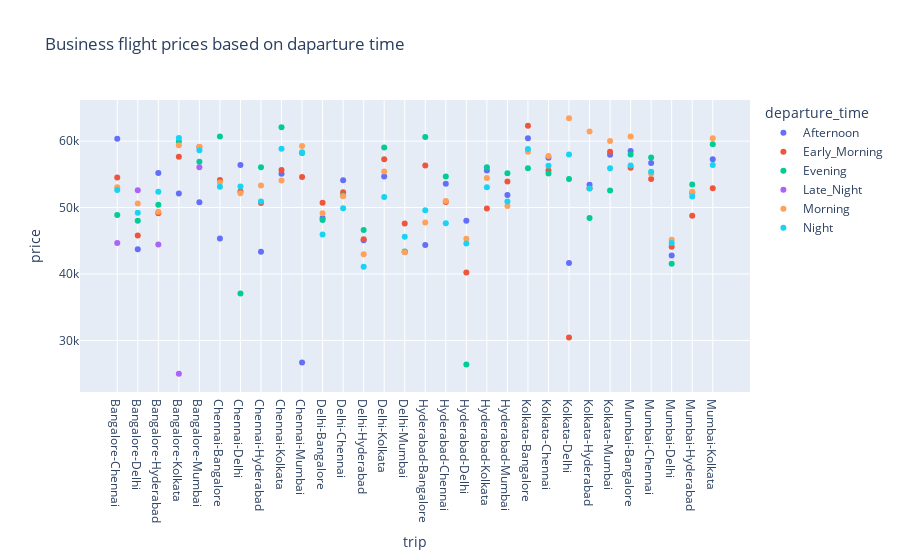

Notebook code cell kept with this figure:
### Code cell
busi= df[df['class']=='Business']
bus=busi.groupby(['trip','departure_time'],as_index=False).price.mean()
df_bus=pd.DataFrame(bus)
df_bus. head(20)
px.scatter(df_bus, 
           x= 'trip',
           y= 'price',
           color= 'departure_time',
           title= 'Business flight prices based on daparture time'
           )

### Figure 1 — Plotly figure (JSON) as saved in the notebook; plotly's stock layout.template omitted (floating-point values rounded to 4 significant figures)
{"data": [{"hovertemplate": "departure_time=Afternoon<br>trip=%{x}<br>price=%{y}<extra></extra>", "legendgroup": "Afternoon", "marker": {"color": "#636efa", "symbol": "circle"}, "mode": "markers", "name": "Afternoon", "orientation": "v", "showlegend": true, "type": "scatter", "x": ["Bangalore-Chennai", "Bangalore-Delhi", "Bangalore-Hyderabad", "Bangalore-Kolkata", "Bangalore-Mumbai", "Chennai-Bangalore", "Chennai-Delhi", "Chennai-Hyderabad", "Chennai-Kolkata", "Chennai-Mumbai", "Delhi-Bangalore", "Delhi-Chennai", "Delhi-Hyderabad", "Delhi-Kolkata", "Delhi-Mumbai", "Hyderabad-Bangalore", "Hyderabad-Chennai", "Hyderabad-Delhi", "Hyderabad-Kolkata", "Hyderabad-Mumbai", "Kolkata-Bangalore", "Kolkata-Chennai", "Kolkata-Delhi", "Kolkata-Hyderabad", "Kolkata-Mumbai", "Mumbai-Bangalore", "Mumbai-Chennai", "Mumbai-Delhi", "Mumbai-Hyderabad", "Mumbai-Kolkata"], "xaxis": "x", "y": [60340.0, 43710.0, 55180.0, 52120.0, 50790.0, 45330.0, 56400.0, 43330.0, 55090.0, 26680.0, 48420.0, 54090.0, 45090.0, 54670.0, 43320.0, 44380.0, 53590.0, 48020.0, 55590.0, 51880.0, 60440.0, 57490.0, 41650.0, 53440.0, 57960.0, 58510.0, 56690.0, 42800.0, 52240.0, 57280.0], "yaxis": "y"}, {"hovertemplate": "departure_time=Early_Morning<br>trip=%{x}<br>price=%{y}<extra></extra>", "legendgroup": "Early_Morning", "marker": {"color": "#EF553B", "symbol": "circle"}, "mode": "markers", "name": "Early_Morning", "orientation": "v", "showlegend": true, "type": "scatter", "x": ["Bangalore-Chennai", "Bangalore-Delhi", "Bangalore-Hyderabad", "Bangalore-Kolkata", "Bangalore-Mumbai", "Chennai-Bangalore", "Chennai-Delhi", "Chennai-Hyderabad", "Chennai-Kolkata", "Chennai-Mumbai", "Delhi-Bangalore", "Delhi-Chennai", "Delhi-Hyderabad", "Delhi-Kolkata", "Delhi-Mumbai", "Hyderabad-Bangalore", "Hyderabad-Chennai", "Hyderabad-Delhi", "Hyderabad-Kolkata", "Hyderabad-Mumbai", "Kolkata-Bangalore", "Kolkata-Chennai", "Kolkata-Delhi", "Kolkata-Hyderabad", "Kolkata-Mumbai", "Mumbai-Bangalore", "Mumbai-Chennai", "Mumbai-Delhi", "Mumbai-Hyderabad", "Mumbai-Kolkata"], "xaxis": "x", "y": [54510.0, 45810.0, 49150.0, 57650.0, 59110.0, 54140.0, 52430.0, 50690.0, 55640.0, 54610.0, 50710.0, 52290.0, 45250.0, 57270.0, 47600.0, 56350.0, 50820.0, 40210.0, 49860.0, 53920.0, 62320.0, 55580.0, 30460.0, 52920.0, 58410.0, 56000.0, 54310.0, 44110.0, 48770.0, 52890.0], "yaxis": "y"}, {"hovertemplate": "departure_time=Evening<br>trip=%{x}<br>price=%{y}<extra></extra>", "legendgroup": "Evening", "marker": {"color": "#00cc96", "symbol": "circle"}, "mode": "markers", "name": "Evening", "orientation": "v", "showlegend": true, "type": "scatter", "x": ["Bangalore-Chennai", "Bangalore-Delhi", "Bangalore-Hyderabad", "Bangalore-Kolkata", "Bangalore-Mumbai", "Chennai-Bangalore", "Chennai-Delhi", "Chennai-Hyderabad", "Chennai-Kolkata", "Chennai-Mumbai", "Delhi-Bangalore", "Delhi-Chennai", "Delhi-Hyderabad", "Delhi-Kolkata", "Delhi-Mumbai", "Hyderabad-Bangalore", "Hyderabad-Chennai", "Hyderabad-Delhi", "Hyderabad-Kolkata", "Hyderabad-Mumbai", "Kolkata-Bangalore", "Kolkata-Chennai", "Kolkata-Delhi", "Kolkata-Hyderabad", "Kolkata-Mumbai", "Mumbai-Bangalore", "Mumbai-Chennai", "Mumbai-Delhi", "Mumbai-Hyderabad", "Mumbai-Kolkata"], "xaxis": "x", "y": [48900.0, 48020.0, 50410.0, 59930.0, 56890.0, 60700.0, 37060.0, 56070.0, 62100.0, 58220.0, 48130.0, 51810.0, 46640.0, 59030.0, 43400.0, 60600.0, 54690.0, 26360.0, 56070.0, 55150.0, 55930.0, 55110.0, 54290.0, 48450.0, 52550.0, 57990.0, 57520.0, 41520.0, 53490.0, 59510.0], "yaxis": "y"}, {"hovertemplate": "departure_time=Late_Night<br>trip=%{x}<br>price=%{y}<extra></extra>", "legendgroup": "Late_Night", "marker": {"color": "#ab63fa", "symbol": "circle"}, "mode": "markers", "name": "Late_Night", "orientation": "v", "showlegend": true, "type": "scatter", "x": ["Bangalore-Chennai", "Bangalore-Delhi", "Bangalore-Hyderabad", "Bangalore-Kolkata", "Bangalore-Mumbai"], "xaxis": "x", "y": [44682, 52586, 44432, 25000, 56058], "yaxis": "y"}, {"hovertemplate": "departure_time=Morning<br>trip=%{x}<br>price=%{y}<extra></extra>", "legendgroup": "Morning", "marker": {"color": "#FFA15A", "symbol": "circle"}, "mode": "markers", "name": "Morning", "orientation": "v", "showlegend": true, "type": "scatter", "x": ["Bangalore-Chennai", "Bangalore-Delhi", "Bangalore-Hyderabad", "Bangalore-Kolkata", "Bangalore-Mumbai", "Chennai-Bangalore", "Chennai-Delhi", "Chennai-Hyderabad", "Chennai-Kolkata", "Chennai-Mumbai", "Delhi-Bangalore", "Delhi-Chennai", "Delhi-Hyderabad", "Delhi-Kolkata", "Delhi-Mumbai", "Hyderabad-Bangalore", "Hyderabad-Chennai", "Hyderabad-Delhi", "Hyderabad-Kolkata", "Hyderabad-Mumbai", "Kolkata-Bangalore", "Kolkata-Chennai", "Kolkata-Delhi", "Kolkata-Hyderabad", "Kolkata-Mumbai", "Mumbai-Bangalore", "Mumbai-Chennai", "Mumbai-Delhi", "Mumbai-Hyderabad", "Mumbai-Kolkata"], "xaxis": "x", "y": [53040.0, 50620.0, 49360.0, 59380.0, 59140.0, 53770.0, 52160.0, 53320.0, 54090.0, 59260.0, 49150.0, 51700.0, 42980.0, 55440.0, 43280.0, 47740.0, 50970.0, 45320.0, 54450.0, 50230.0, 58410.0, 57740.0, 63430.0, 61440.0, 60010.0, 60700.0, 55070.0, 45160.0, 52390.0, 60430.0], "yaxis": "y"}, {"hovertemplate": "departure_time=Night<br>trip=%{x}<br>price=%{y}<extra></extra>", "legendgroup": "Night", "marker": {"color": "#19d3f3", "symbol": "circle"}, "mode": "markers", "name": "Night", "orientation": "v", "showlegend": true, "type": "scatter", "x": ["Bangalore-Chennai", "Bangalore-Delhi", "Bangalore-Hyderabad", "Bangalore-Kolkata", "Bangalore-Mumbai", "Chennai-Bangalore", "Chennai-Delhi", "Chennai-Hyderabad", "Chennai-Kolkata", "Chennai-Mumbai", "Delhi-Bangalore", "Delhi-Chennai", "Delhi-Hyderabad", "Delhi-Kolkata", "Delhi-Mumbai", "Hyderabad-Bangalore", "Hyderabad-Chennai", "Hyderabad-Delhi", "Hyderabad-Kolkata", "Hyderabad-Mumbai", "Kolkata-Bangalore", "Kolkata-Chennai", "Kolkata-Delhi", "Kolkata-Hyderabad", "Kolkata-Mumbai", "Mumbai-Bangalore", "Mumbai-Chennai", "Mumbai-Delhi", "Mumbai-Hyderabad", "Mumbai-Kolkata"], "xaxis": "x", "y": [52640.0, 49240.0, 52390.0, 60470.0, 58640.0, 53120.0, 53180.0, 50910.0, 58830.0, 58310.0, 45930.0, 49910.0, 41090.0, 51610.0, 45610.0, 49610.0, 47620.0, 44590.0, 53070.0, 50920.0, 58800.0, 56290.0, 57980.0, 52860.0, 55930.0, 56350.0, 55380.0, 44670.0, 51670.0, 56410.0], "yaxis": "y"}], "layout": {"legend": {"title": {"text": "departure_time"}, "tracegroupgap": 0}, "title": {"text": "Business flight prices based on daparture time"}, "xaxis": {"anchor": "y", "domain": [0, 1], "title": {"text": "trip"}}, "yaxis": {"anchor": "x", "domain": [0, 1], "title": {"text": "price"}}}}
